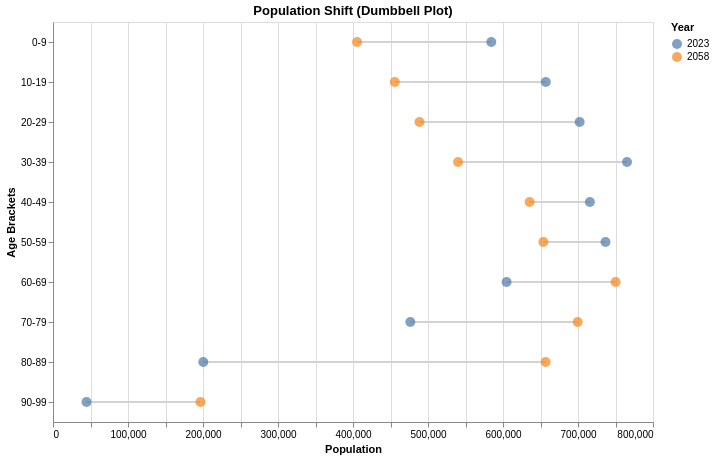

This figure's notebook cell:
### Code cell
base = alt.Chart(melted_data).encode(
    y=alt.Y('alder_bins:N', sort=age_order, title='Age Brackets')
)

# Layer for the connecting lines
lines = base.mark_line().encode(
    x=alt.X('population:Q', title='Population'),
    detail='alder_bins:N', # Group lines by age bracket
    color=alt.value('lightgray') # Set a neutral color for the lines
)

# Layer for the points
points = base.mark_point(size=100, filled=True).encode(
    x=alt.X('population:Q'),
    color=alt.Color('year:N', title='Year'), # Color points by year
    tooltip=['alder_bins', 'year', 'population']
)

dumbbell = (lines + points).properties(
    title='Population Shift (Dumbbell Plot)',
    width=600,
    height=400
).interactive()
dumbbell

### Figure 1 — Vega-Lite specification as saved in the notebook (floating-point values rounded to 4 significant figures)
{"config": {"view": {"continuousWidth": 300, "continuousHeight": 300}}, "layer": [{"mark": {"type": "line"}, "encoding": {"color": {"value": "lightgray"}, "detail": {"field": "alder_bins", "type": "nominal"}, "x": {"field": "population", "title": "Population", "type": "quantitative"}, "y": {"field": "alder_bins", "sort": ["0-9", "10-19", "20-29", "30-39", "40-49", "50-59", "60-69", "70-79", "80-89", "90-99", "100+"], "title": "Age Brackets", "type": "nominal"}}, "name": "view_f173fcc151bc85a4_0"}, {"mark": {"type": "point", "filled": true, "size": 100}, "encoding": {"color": {"field": "year", "title": "Year", "type": "nominal"}, "tooltip": [{"field": "alder_bins", "type": "ordinal"}, {"field": "year", "type": "nominal"}, {"field": "population", "type": "quantitative"}], "x": {"field": "population", "type": "quantitative"}, "y": {"field": "alder_bins", "sort": ["0-9", "10-19", "20-29", "30-39", "40-49", "50-59", "60-69", "70-79", "80-89", "90-99", "100+"], "title": "Age Brackets", "type": "nominal"}}}], "data": {"name": "data-7ee930f4da905d714dbd22aa11960ab5"}, "height": 400, "params": [{"name": "param_1e9efca18e7a2868", "select": {"type": "interval", "encodings": ["x", "y"]}, "bind": "scales", "views": ["view_f173fcc151bc85a4_0"]}], "title": "Population Shift (Dumbbell Plot)", "width": 600, "$schema": "https://vega.github.io/schema/vega-lite/v6.1.0.json", "datasets": {"data-7ee930f4da905d714dbd22aa11960ab5": [{"alder_bins": "0-9", "year": "2023", "population": 584400.0}, {"alder_bins": "10-19", "year": "2023", "population": 657000.0}, {"alder_bins": "20-29", "year": "2023", "population": 702200.0}, {"alder_bins": "30-39", "year": "2023", "population": 765300.0}, {"alder_bins": "40-49", "year": "2023", "population": 715800.0}, {"alder_bins": "50-59", "year": "2023", "population": 736700.0}, {"alder_bins": "60-69", "year": "2023", "population": 604800.0}, {"alder_bins": "70-79", "year": "2023", "population": 476400.0}, {"alder_bins": "80-89", "year": "2023", "population": 200400.0}, {"alder_bins": "90-99", "year": "2023", "population": 44710.0}, {"alder_bins": "0-9", "year": "2058", "population": 405400.0}, {"alder_bins": "10-19", "year": "2058", "population": 455600.0}, {"alder_bins": "20-29", "year": "2058", "population": 488600.0}, {"alder_bins": "30-39", "year": "2058", "population": 540100.0}, {"alder_bins": "40-49", "year": "2058", "population": 635500.0}, {"alder_bins": "50-59", "year": "2058", "population": 653900.0}, {"alder_bins": "60-69", "year": "2058", "population": 750100.0}, {"alder_bins": "70-79", "year": "2058", "population": 699600.0}, {"alder_bins": "80-89", "year": "2058", "population": 656800.0}, {"alder_bins": "90-99", "year": "2058", "population": 196600.0}]}}
